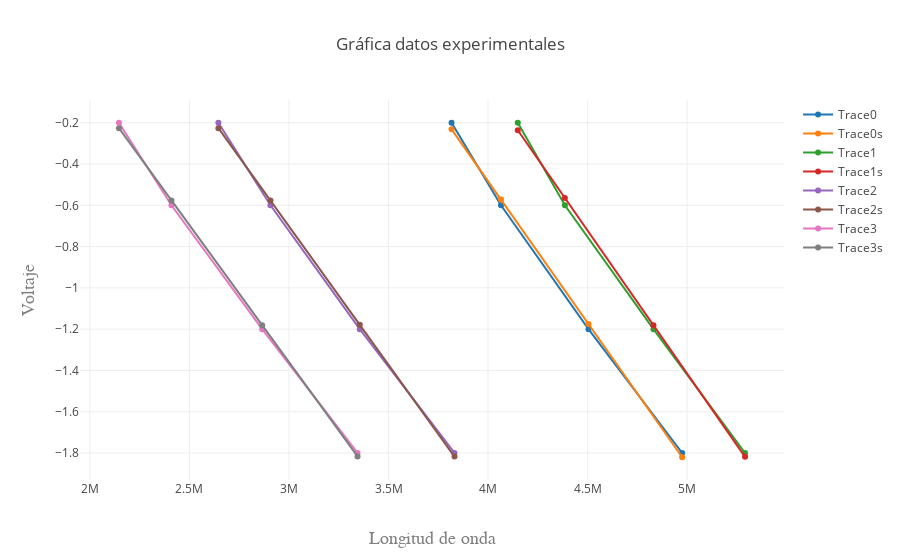

Source (notebook cell):
### Markdown cell above
Tabla de función del trabajo $W$ según el material:

| Metal | $\phi/eV$ | Calculado |
|:-----:|:---------:|:---------:|
|Zinc|4.90|5.00| 
|Cobre|5.10|5.52|
|Calcio|2.87|3.32|
|Sodio|2.36|2.62|

A pesar de calcular pendientes muy similares, las ordenadas en el origen tienen un error aproximado de $\pm$ 0.5.

### Code cell
var layout = {
  title: 'Gráfica datos experimentales',
  xaxis: { title: 'Longitud de onda',
    titlefont: { family: 'Courier New, monospace', size: 18, color: '#7f7f7f' }
  },
  yaxis: {
    title: 'Voltaje', titlefont: {
      family: 'Courier New, monospace', size: 18, color: '#7f7f7f' }
  }
};

 Plotly(data,layout);

### Figure 1 — Plotly figure (JSON) as saved in the notebook; plotly's stock layout.template omitted (floating-point values rounded to 4 significant figures)
{"data": [{"x": [3817000.0, 4065000.0, 4505000.0, 4975000.0], "y": [-0.2, -0.6, -1.2, -1.8], "name": "Trace0", "mode": "lines+markers", "type": "scatter"}, {"x": [3817000.0, 4065000.0, 4505000.0, 4975000.0], "y": [-0.2318, -0.5723, -1.175, -1.821], "name": "Trace0s", "mode": "lines+markers", "type": "scatter"}, {"x": [4149000.0, 4386000.0, 4831000.0, 5291000.0], "y": [-0.2, -0.6, -1.2, -1.8], "name": "Trace1", "mode": "lines+markers", "type": "scatter"}, {"x": [4149000.0, 4386000.0, 4831000.0, 5291000.0], "y": [-0.2361, -0.5641, -1.181, -1.819], "name": "Trace1s", "mode": "lines+markers", "type": "scatter"}, {"x": [2646000.0, 2907000.0, 3356000.0, 3831000.0], "y": [-0.2, -0.6, -1.2, -1.8], "name": "Trace2", "mode": "lines+markers", "type": "scatter"}, {"x": [2646000.0, 2907000.0, 3356000.0, 3831000.0], "y": [-0.2262, -0.5771, -1.179, -1.818], "name": "Trace2s", "mode": "lines+markers", "type": "scatter"}, {"x": [2146000.0, 2410000.0, 2865000.0, 3344000.0], "y": [-0.2, -0.6, -1.2, -1.8], "name": "Trace3", "mode": "lines+markers", "type": "scatter"}, {"x": [2146000.0, 2410000.0, 2865000.0, 3344000.0], "y": [-0.2262, -0.5762, -1.181, -1.817], "name": "Trace3s", "mode": "lines+markers", "type": "scatter"}], "layout": {"title": "Gráfica datos experimentales", "xaxis": {"title": "Longitud de onda", "titlefont": {"family": "Courier New, monospace", "size": 18, "color": "#7f7f7f"}}, "yaxis": {"title": "Voltaje", "titlefont": {"family": "Courier New, monospace", "size": 18, "color": "#7f7f7f"}}}}
